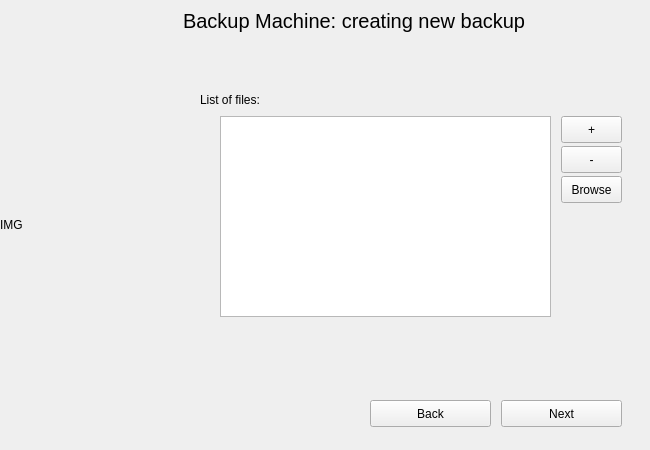
<?xml version="1.0" encoding="UTF-8"?>
<ui version="4.0">
 <class>Form</class>
 <widget class="QWidget" name="Form">
  <property name="geometry">
   <rect>
    <x>0</x>
    <y>0</y>
    <width>650</width>
    <height>450</height>
   </rect>
  </property>
  <property name="minimumSize">
   <size>
    <width>650</width>
    <height>450</height>
   </size>
  </property>
  <property name="maximumSize">
   <size>
    <width>650</width>
    <height>450</height>
   </size>
  </property>
  <property name="windowTitle">
   <string>Backup Machine</string>
  </property>
  <widget class="QLabel" name="bgrObject">
   <property name="geometry">
    <rect>
     <x>0</x>
     <y>0</y>
     <width>170</width>
     <height>450</height>
    </rect>
   </property>
   <property name="text">
    <string>&lt;html&gt;&lt;head/&gt;&lt;body&gt;&lt;p&gt;IMG&lt;/p&gt;&lt;/body&gt;&lt;/html&gt;</string>
   </property>
   <property name="scaledContents">
    <bool>true</bool>
   </property>
  </widget>
  <widget class="QLabel" name="createBackupTitleLabel">
   <property name="geometry">
    <rect>
     <x>183</x>
     <y>5</y>
     <width>451</width>
     <height>31</height>
    </rect>
   </property>
   <property name="font">
    <font>
     <pointsize>15</pointsize>
    </font>
   </property>
   <property name="text">
    <string>Backup Machine: creating new backup</string>
   </property>
  </widget>
  <widget class="QListWidget" name="specifyFilesManuallyListView">
   <property name="geometry">
    <rect>
     <x>220</x>
     <y>116</y>
     <width>331</width>
     <height>201</height>
    </rect>
   </property>
  </widget>
  <widget class="QPushButton" name="addFileToListPushButton">
   <property name="geometry">
    <rect>
     <x>561</x>
     <y>116</y>
     <width>61</width>
     <height>27</height>
    </rect>
   </property>
   <property name="text">
    <string>+</string>
   </property>
  </widget>
  <widget class="QPushButton" name="rmFileFromListPushButton">
   <property name="geometry">
    <rect>
     <x>561</x>
     <y>146</y>
     <width>61</width>
     <height>27</height>
    </rect>
   </property>
   <property name="text">
    <string>-</string>
   </property>
  </widget>
  <widget class="QPushButton" name="browsePushButton">
   <property name="geometry">
    <rect>
     <x>561</x>
     <y>176</y>
     <width>61</width>
     <height>27</height>
    </rect>
   </property>
   <property name="text">
    <string>Browse</string>
   </property>
  </widget>
  <widget class="QPushButton" name="nextPushButton">
   <property name="geometry">
    <rect>
     <x>501</x>
     <y>400</y>
     <width>121</width>
     <height>27</height>
    </rect>
   </property>
   <property name="text">
    <string>Next</string>
   </property>
  </widget>
  <widget class="QPushButton" name="backPushButton">
   <property name="geometry">
    <rect>
     <x>370</x>
     <y>400</y>
     <width>121</width>
     <height>27</height>
    </rect>
   </property>
   <property name="text">
    <string>Back</string>
   </property>
  </widget>
  <widget class="QLabel" name="filesListLabel">
   <property name="geometry">
    <rect>
     <x>200</x>
     <y>90</y>
     <width>211</width>
     <height>19</height>
    </rect>
   </property>
   <property name="text">
    <string>List of files:</string>
   </property>
  </widget>
 </widget>
 <resources/>
 <connections/>
</ui>
